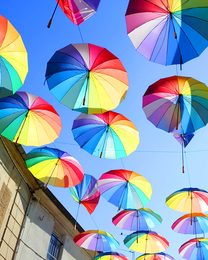
%> input picture Multimedia_project/colors.bmp, 208 x 260 px, shrunk from 800 x 1000 before the run
$ octave Project1MultiGraphOut.m   (GNU Octave 9; MATLAB toolbox functions it lacks are replaced by stand-ins)
%> lines starting %> are read from the running program, lines starting %| are printed output that depends on the picture; in (x1, y1, x2, y2) boxes, pixels count from 0 and x2, y2 are one past the last pixel; in counts of white or black regions, pixels touching at a corner belong together; the program's own positions count from 1
close all;
clear all;
clc;

%% Parametri
n = [8, 16, 64]; % Dimensione del blocco per la DCT
R = 10:10:100;

% Loading an RGB image
rgb_in = imread("colors.bmp");
%> rgb_in is the input picture: size 260x208x3 uint8; mean R, G, B 139.8, 157, 182.8

% Inizializzazione dei vettori per i valori di PSNR
psnr = zeros(numel(R),numel(n));

% Definisco le funzioni per la DCT e la Inverse DCT
dctfun = @(block) dct2(block.data);
dctinvfun = @(block) idct2(block.data);

%% Diversi valori di dimensione del blocco N
for j = 1:numel(n)

    %% Calcolo del PSNR per diversi valori di R
    for i = 1:numel(R)
        % show current status
        clc; disp("N = "+n(j)+" --> "+i/numel(R)*100+" %");

        % Converting the RGB image to YCbCr space
        ycbcr_in = rgb2ycbcr(rgb_in);

        % Extracting the Y, Cb and Cr components
        y = ycbcr_in(:,:,1);
        cb = ycbcr_in(:,:,2);
        cr = ycbcr_in(:,:,3);

        % Effettua la DCT bidimensionale delle componenti
        y_dct = blockproc(y, [n(j) n(j)], dctfun);
        cb_dct = blockproc(cb, [n(j) n(j)], dctfun);
        cr_dct = blockproc(cr, [n(j) n(j)], dctfun);

        % Calcola la frazione dei coefficenti DCT dell'intera componente da
        % mettere a zero; prctile(A,p) return percentiles of elements in input
        % data A for the percentages p in the interval [0,100].
        perc_y = prctile(abs(y_dct(:)), R(i));
        perc_cb = prctile(abs(cb_dct(:)), R(i));
        perc_cr = prctile(abs(cr_dct(:)), R(i));

        % Mette a zero la frazione dei coefficenti DCT calcolata
        y_dct(abs(y_dct) < perc_y) = 0;
        cb_dct(abs(cb_dct) < perc_cb) = 0;
        cr_dct(abs(cr_dct) < perc_cr) = 0;

        %Effettua la DCT inversa sui blocchi dopo sogliaggio, ottenendo la versione "compressa" della componente
        y_compressed = blockproc(y_dct, [n(j) n(j)], dctinvfun);
        cb_compressed = blockproc(cb_dct, [n(j) n(j)], dctinvfun);
        cr_compressed = blockproc(cr_dct, [n(j) n(j)], dctinvfun);

        % Calcolo dell'MSE per la componente Y, Cb e Cr tra quella originale e
        % la componente "compressa"
        mse_y = immse(double(y(:)),double(y_compressed(:)));
        mse_cb = immse(double(cb(:)),double(cb_compressed(:)));
        mse_cr = immse(double(cr(:)),double(cr_compressed(:)));

        % Calcolo dell'MSE pesato e del PSNR e meorizzazione dei valori di PSNR
        mse_P = (3/4) * mse_y + (1/8) * mse_cb + (1/8) * mse_cr;
        psnr(i,j) = 10 * log10((255^2) / mse_P);
    end

    %% Tracciamento della curva del PSNR in funzione di R
    figure(2);
    plot(R, psnr(:,j),'linewidth', 1.5, 'DisplayName', 'PSNR');
    hold on;

end
%> this loop made 3 passes
%> (printed output is left out)
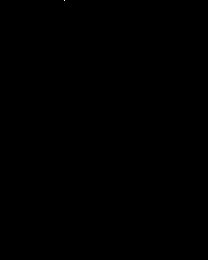
%> cb_dct: size 260x208 double; values 0 (black) and 10517.8 (white), 0% white in thin lines or dots, all inside (x1, y1, x2, y2) = (64, 0, 65, 1)
%> cr_dct: size 260x208 double; values 0 (black) and 8420.5 (white), 0% white in thin lines or dots, all inside (x1, y1, x2, y2) = (0, 192, 1, 193)
%> y_dct: size 260x208 double; values 0 (black) and 11888.1 (white), 0% white in thin lines or dots, all inside (x1, y1, x2, y2) = (128, 128, 129, 129)
%> after the loop, psnr = [75.83 71.1 63.23; 66.2 60.9 54.06; 59.69 54.2 48.47; 53.89 49.11 44.33; 48.69 44.93 40.96; 44.05 41.25 38; 39.77 37.8 35.21; 35.54 34.3 32.37; 30.68 30.21 29.03; 4.54 4.58 5.01]

legendCell = cellstr(num2str(n', 'N= %-d'));
legend(legendCell,'Interpreter','latex');

xlabel('R (\%)','Interpreter','latex');
ylabel('PSNR (dB)','Interpreter','latex');
t = "PSNR in funzione di R per $N=8,16,64$";
title(t,'Interpreter','latex');
grid on;
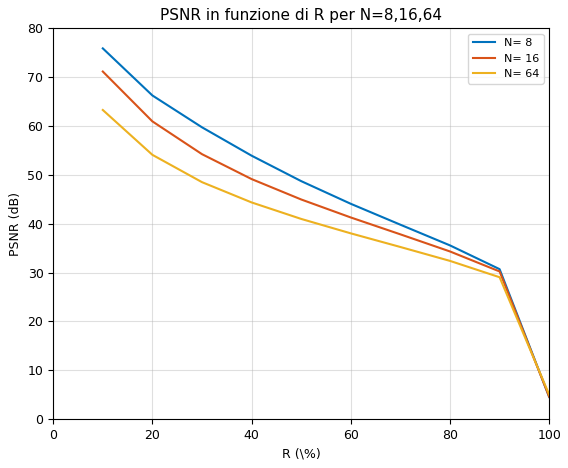
%> figure redrawn from the program's plot data; curve peaks at x = 10, y = 75.83; curve peaks at x = 10, y = 71.1; curve peaks at x = 10, y = 63.23
hold off;
